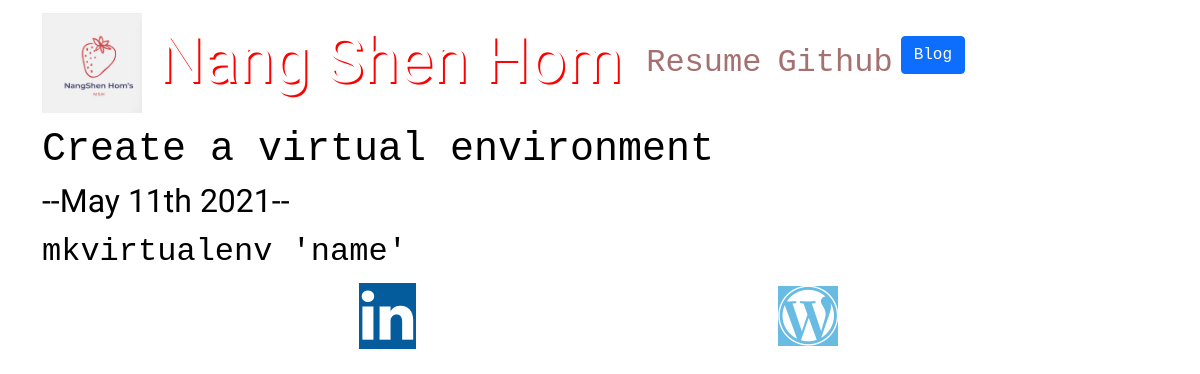
Page /blog/7/ on the committed database.
### blog/models.py (models this page shows, shortened)
class Blog(models.Model):
    title = models.CharField( max_length=100)
    description = models.CharField(max_length=250)
    date = models.DateField()

### blog/views.py (the view)
# urls.py: path('<int:blog_id>/', views.detail, name = 'detail'),
def detail(request, blog_id):
    blog = get_object_or_404(Blog, pk=blog_id)
    return render(request, 'blog/detail.html', {'blog':blog})

### blog/templates/blog/detail.html
{% extends 'portfolio/base.html' %}
{% block content%}
<h1>{{ blog.title }}</h1>
<h2>--{{ blog.date|date:'F jS Y'}}--</h2>
{{blog.description|safe}}
{% endblock %}

### portfolio/static/portfolio/custom.css (style rules this page uses)
body { background-image: url(https://res.cloudinary.com/dcrioc0sw/image/upload/v1617898598/pawel-czerwinski-QY5U8JD3-tk-unsplash_r7dplp.jpg) ; font-family: 'Courier New', Courier, monospace; font-size: 2rem; color: black; }
h1 { font-family: 'Courier New', Courier, monospace; }
h2 { font-family: 'Orbitron', sans-serif; }

### rows in the picture
Blog: title "Create a virtual environment", date "May 11th 2021", description "mkvirtualenv 'name'"
